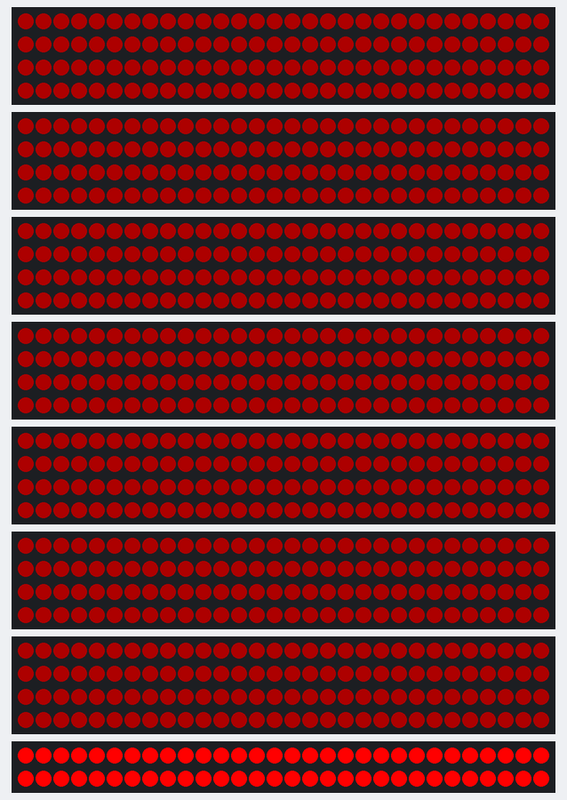
Simulated run of this sketch. Board: Arduino Mega 2560, built with avr-gcc and run on an emulated ATmega2560. Shown: 7 × 120 RGB LEDs in strip order, left to right, continuing on the next row, 60 RGB LEDs in strip order, left to right, continuing on the next row. Dim RGB values are drawn brighter than linear.

Above: at 0.1 s.

The sketch:

ArduinoSignBase.ino
```cpp
#include <Adafruit_NeoPixel.h>
#include "Base.h"
#include "Display.h"

void setup()
{
  base::initializeAllStrips();
  // display::displayA(); // For displaying an A (make sure nothing is running in the loop() to test this)
}

void loop()
{
  base::fillBoard(); // To fill the entire board
  delay(3000); // To wait for 3 seconds
  base::clearBoard(); // To clear the entire board
  delay(1000); // To wait for 1 second
}
```

Base.cpp
```cpp
#include <Adafruit_NeoPixel.h>
#include "Base.h"

#define PIN 30
#define NUMPIXELS 120
#define NUM_STRIPS 7  // Number of strips

// Declare an array of Adafruit_NeoPixel objects
Adafruit_NeoPixel strips[NUM_STRIPS] =
{
  Adafruit_NeoPixel(NUMPIXELS, PIN, NEO_GRB + NEO_KHZ800),
  Adafruit_NeoPixel(NUMPIXELS, PIN + 1, NEO_GRB + NEO_KHZ800),
  Adafruit_NeoPixel(NUMPIXELS, PIN + 2, NEO_GRB + NEO_KHZ800),
  Adafruit_NeoPixel(NUMPIXELS, PIN + 3, NEO_GRB + NEO_KHZ800),
  Adafruit_NeoPixel(NUMPIXELS, PIN + 4, NEO_GRB + NEO_KHZ800),
  Adafruit_NeoPixel(NUMPIXELS, PIN + 5, NEO_GRB + NEO_KHZ800),
  Adafruit_NeoPixel(NUMPIXELS, PIN + 6, NEO_GRB + NEO_KHZ800)
};

Adafruit_NeoPixel middleStrip = Adafruit_NeoPixel(NUMPIXELS-60, PIN + 7, NEO_GRB + NEO_KHZ800);

namespace base
{
  void initializeAllStrips()
  {
    // Initialize all strips
    for (int i = 0; i < NUM_STRIPS; i++)
    {
      strips[i].begin();
      strips[i].setBrightness(50); // This could be moved to it's own function in the future
    }

    middleStrip.begin();
  }

  void fillBoard()
  {
    // Loop to light up all strips
    for (int y = 0; y < NUMPIXELS - 60; y++)
    {
      // Set red color for each strip at the same position
      for (int i = 0; i < NUM_STRIPS; i++)
      {
        strips[i].setPixelColor(y, 255, 0, 0);  // Red
      }
      middleStrip.setPixelColor(y, 255, 0, 0);
    }


    // Loop to light up the second half of the LEDs
    for (int y = 60; y < NUMPIXELS; y++)
    {
      // Set red color for each strip at the same position
      for (int i = 0; i < NUM_STRIPS; i++)
      {
        strips[i].setPixelColor(y, 255, 0, 0);  // Red
      }
    }

    updateAllStrips();
  }

  void clearBoard()
  {
      // Loop to clear all strips
    for (int y = 0; y < NUMPIXELS - 60; y++)
    {
      for (int i = 0; i < NUM_STRIPS; i++)
      {
        strips[i].clear();
      }

      middleStrip.clear();
    }


    // Loop to clear the second half of the LEDs
    for (int y = 60; y < NUMPIXELS; y++)
    {
      for (int i = 0; i < NUM_STRIPS; i++)
      {
        strips[i].clear();
      }
    }

    updateAllStrips();
  }

  // This function is for calling the ".show()" method for each strip
  void updateAllStrips()
  {
    // Loop to update all strips
    for (int y = 0; y < NUMPIXELS - 60; y++)
    {
      for (int i = 0; i < NUM_STRIPS; i++)
      {
        strips[i].show();  // Update the strip
      }
      middleStrip.show();
    }


    // Loop to update the second half of the LEDs
    for (int y = 60; y < NUMPIXELS; y++)
    {
      for (int i = 0; i < NUM_STRIPS; i++)
      {
        strips[i].show();  // Update the strip
      }
    }
  }
}
```

Base.h
```cpp
#include <Adafruit_NeoPixel.h>

#define PIN 30
#define NUMPIXELS 120
#define NUM_STRIPS 7  // Number of strips

extern Adafruit_NeoPixel strips[NUM_STRIPS];
extern Adafruit_NeoPixel middleStrip;

namespace base
{
  // Functions
  void initializeAllStrips();
  void fillBoard();
  void clearBoard();
  void updateAllStrips();
}
```

Display.cpp
```cpp
#include <Adafruit_NeoPixel.h>
#include "Display.h"

namespace display
{
  void displayPixel(int row, int col)
  {
    strips[row].begin();

    strips[row].setPixelColor(col, 255, 0, 0);
    strips[row].show();
  }

  void displayA() // This is a temporary function and for testing only
  {
    display::displayPixel(0, 1);
    display::displayPixel(0, 2);
    display::displayPixel(0, 3);
    display::displayPixel(1, 0);
    display::displayPixel(1, 4);
    display::displayPixel(2, 0);
    display::displayPixel(2, 4);
    display::displayPixel(3, 0);
    display::displayPixel(3, 1);
    display::displayPixel(3, 2);
    display::displayPixel(3, 3);
    display::displayPixel(3, 4);
    display::displayPixel(4, 0);
    display::displayPixel(4, 4);
    display::displayPixel(5, 0);
    display::displayPixel(5, 4);
  }
}
```

Display.h
```cpp
#include <Adafruit_NeoPixel.h>
#include "Base.h"

namespace display
{
  void displayPixel(int row, int col); // For displaying a single pixel
  void displayA(); // This is a temporary function and for testing only
}
```
